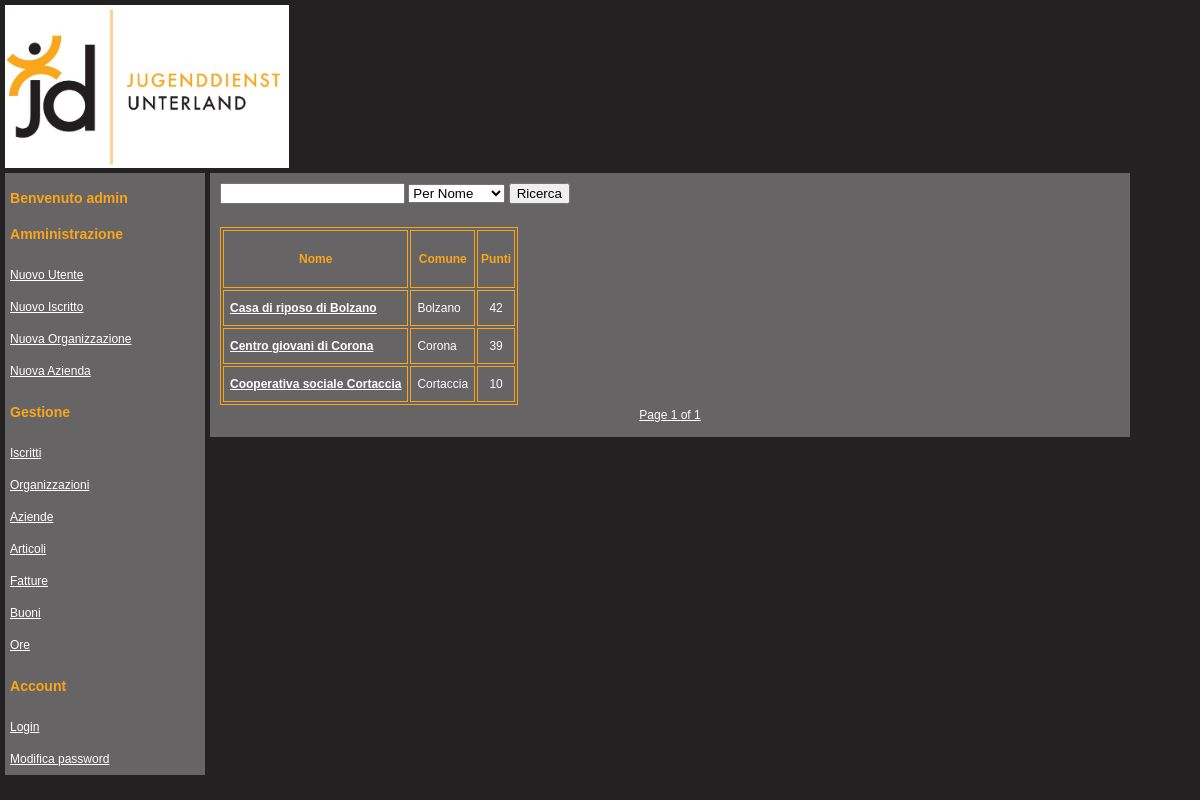
Page /list_organization.php (signed in) on the committed database.
### tables this page shows
CREATE TABLE Organization (
	org_id 	BIGINT NOT NULL AUTO_INCREMENT,
	name	VARCHAR(255) NOT NULL,
	address	VARCHAR(255) NOT NULL,
	commune VARCHAR(255) NOT NULL,
	CAP		VARCHAR(255) NOT NULL,
	phone	VARCHAR(255),
	mobile_phone VARCHAR(255),
	mail 	VARCHAR(255),
	reference VARCHAR(255),
	CONSTRAINT organization_pk PRIMARY KEY (org_id)
);

### include/privilege_check.php (called while the page is built)
<?php
function check($privilege)
{
    if(isset($_SESSION))
    {
        if (isset($_SESSION['privilege']))
        {
            if ($_SESSION['privilege']==$privilege)
            {
                return true;
            }
        }
    }
    return false;
}
?>

### locale/it.php (called while the page is built, shortened)
<?php
$lang = array();
$lang['PRIVILEGE'] = 'Privilegi';
$lang['PAGE_TITLE'] = 'Index';
$lang['OBLIGATORY'] = 'I campi segnati con * sono obbligatori';
$lang['POINTS'] = 'Punti';
$lang['TOKENS'] = 'Buoni';
$lang['REMAINING_POINTS'] = 'Punti rimanenti';
$lang['COMPANY'] = 'Azienda';
$lang['ORGANIZATION'] = 'Organizzazione';
$lang['DELETE_SUCCESS'] = 'Eliminazione effettuata con successo';
$lang['UPDATE_SUCCESS'] = 'Modifica effettuata con successo';
$lang['DELETE'] = 'Elimina';
$lang['NO_RESULTS'] = 'Nessun risultato trovato';
$lang['UPDATE'] = 'Modifica';
$lang['START_DATE'] = 'Data inizio';
$lang['END_DATE'] = 'Data fine';
$lang['PASSWORD_CHANGE'] = 'Modifica password';
$lang['BOY'] = 'Iscritto';
$lang['INDEX'] = 'Index';
$lang['COMPANY_DONOT_EXISTS'] = 'L\'azienda specificata non esiste';
$lang['ORGANIZATION_DONOT_EXISTS'] = 'L\'organizzazione specificata non esiste';
$lang['MAILING_LIST'] = 'Mailing List';
$lang['JANUARY'] = 'Gennaio';
$lang['FEBRUARY'] = 'Febbraio';
$lang['MARCH'] = 'Marzo';
$lang['APRIL'] = 'Aprile';
$lang['MAY'] = 'Maggio';
$lang['JUNE'] = 'Giugno';
$lang['JULY'] = 'Luglio';
$lang['AUGUST'] = 'Agosto';
$lang['SEPTEMBER'] = 'Settembre';
$lang['OCTOBER'] = 'Ottobre';
$lang['NOVEMBER'] = 'Novembre';
$lang['DECEMBER'] = 'Dicembre';
$lang['NO_LOGIN'] = 'Esegui il Login';
$lang['WELCOME'] = 'Benvenuto';
$lang['NEW_USER'] = 'Nuovo Utente';
$lang['NEW_BOY'] = 'Nuovo Iscritto';
$lang['NEW_ORGANIZATION'] = 'Nuova Organizzazione';
$lang['NEW_COMPANY'] = 'Nuova Azienda';
$lang['MANAGEMENT'] = 'Gestione';
$lang['ADMINISTRATION'] = 'Amministrazione';
$lang['LIST_BOY'] = 'Iscritti';
$lang['LIST_ORGANIZATION'] = 'Organizzazioni';
$lang['LIST_COMPANY'] = 'Aziende';
$lang['LIST_ITEM'] = 'Articoli';
$lang['LIST_INVOICE'] = 'Fatture';
$lang['LIST_TOKEN'] = 'Buoni';
$lang['LIST_VOLUNTEERING'] = 'Ore';
$lang['SEARCH'] = 'Ricerca';
$lang['LOGIN'] = 'Login';
$lang['ADMINISTRATOR'] = 'Amministratore';
$lang['MANAGER'] = 'Gestore';
$lang['USER_EXISTS'] = 'Esiste già un utente con questo nome';
$lang['INSERT_SUCCESS'] = 'Inserimento effettuato con successo';
$lang['CURRENT_PASSWORD'] = 'Password Corrente';
$lang['NEW_PASSWORD'] = 'Nuova Password';
$lang['REPEAT_PASSWORD'] = 'Ripeti Password';
$lang['NAME'] = 'Nome';
$lang['SURNAME'] = 'Cognome';
?>

### list_organization.php (the view, shortened to what this page needs)
<!DOCTYPE html>
<?php
include('include/header.php');
include('include/navbar.php');
include('locale/it.php');
include('include/connect.php');
include('include/pager.php');
$results_per_page = 20;
if(isset($_GET['page']))
{
    $page = $_GET['page'];
    if(isset($_GET['search_value'])&&isset($_GET['search_type']))
    {
        $_POST['search_value']= $_GET['search_value'];
        $_POST['search_type']= $_GET['search_type'];
    }
}
else
    $page = 0;
$offset = $results_per_page*$page;
if(isset($_POST['search_value'])&&strlen($_POST['search_value'])>0)
{
    $search_value = $_POST['search_value'];
    switch($_POST['search_type'])
    {
        case 'name':
            $query = "SELECT * FROM Organization WHERE name LIKE '%$search_value%'";
            break;
        case 'commune':
            $query = "SELECT * FROM Organization WHERE commune LIKE '%$search_value%'";
            break;
    }
}
else
    $query = "SELECT * FROM Organization";
$limit = " ORDER BY name LIMIT $results_per_page OFFSET $offset"
?>
<html>
    <head>
        <link rel="stylesheet" type="text/css" href="main.css" />
    </head>
    <body>
        <div id="ContentContainer">
            <div id="Header">
            </div>
            <div id="Navbar">
            </div>
            <div id="Content">
                 <?php
                include('include/privilege_check.php');
                if(check('admin')||check('manager'))
                {
                    echo '<form action="list_organization.php" name = "form" method = "post">';
                    echo ' <input type="text" name="search_value" />
                            <select name="search_type">
                                <option value="name">'.$lang['SEARCH_NAME'].'</option>'.
                                '<option value="commune">'.$lang['SEARCH_COMMUNE'].'</option>
                            </select>
                           <input type="submit" name="submit"  value ="'.$lang['SEARCH'].'" />
                          </form><br /><br />';
                    echo "<table>
                            <th><h4>".$lang['NAME']."</h4></th>
                            <th><h4>".$lang['COMMUNE']."</h4></th>
                            <th><h4>".$lang['POINTS']."</h4></th>";
                    $results = mysql_query($query.$limit, $conn);
                    for ($i = 0; (($i < $results_per_page) && ($i < mysql_num_rows($results))); $i++) {
                        $name = mysql_result($results, $i, 'name');
                        $commune = mysql_result($results, $i, 'commune');
                        $org_id = mysql_result($results, $i, 'org_id');
                        $points = mysql_query("SELECT SUM(points) as totalPoints FROM Volunteering WHERE organization_id = '$org_id' GROUP BY organization_id", $conn);
                        if(mysql_num_rows($points)>0)
                        {
                            $points = mysql_result($points, 0, 'totalPoints');
                        }
                        else
                        {
                            $points = 0;
                        }
                        echo "<tr>
                                <td><a href=\"view_organization.php?org_id=$org_id\"><strong><p>".$name."</p></strong></a></td>
                                <td><p>".$commune."</p></td>
                                <td align=center><p>".$points."</p></td>";
                    }
                    echo "</table>";
                    $results_num = mysql_num_rows(mysql_query($query));
                    if(isset($_POST['search_value'])&&strlen($_POST['search_value'])>0)
                        pagination_search($results_per_page, $page, "list_organization.php?", $results_num, $_POST['search_value'], $_POST['search_type']);
                    else
                        pagination($results_per_page, $page, "list_organization.php?", $results_num);
                }
                else
                    echo $lang['NO_PRIVILEGE'];
                ?>
            </div>
        </div>
    </body>
</html>

### main.css (style rules this page uses)
body { margin: 0px; padding: 0px; font-family: verdana, arial, helvetica, sans-serif; font-size: 12px; line-height: 22px; background: #242123; color: white; }
table, td, th, tr { border: 1px solid #faa61a;; width: auto; }
h4 { color: #faa61a; padding-left: 2px; padding-right: 2px; }
p { margin: 0px; padding: 5px; color: white; }
a:link { color: white; }
#ContentContainer { position: absolute; margin: 0px; }
#Header { position: absolute; margin: 0px; padding: 0px; height:163px; width:1125px; left: 5px; top: 5px; background-color: #242123; }
#Navbar { position: absolute; left: 5px; top: 173px; right: 0px; margin: 0px; padding: 0px; width: 200px; background-color: #666465; }
#Content { margin: 0px 313px 0px 0px; padding: 10px; position: absolute; left: 210px; top: 173px; width: 900px; background-color: #666465; }
form { display:inline; }

### rows in the picture
organization: name "Casa di riposo di Bolzano", commune "Bolzano", points "42"
organization: name "Centro giovani di Corona", commune "Corona", points "39"
organization: name "Cooperativa sociale Cortaccia", commune "Cortaccia", points "10"

### other values in the picture
$lang['WELCOME'] "Benvenuto"
$_SESSION['user'] "admin"
$lang['ADMINISTRATION'] "Amministrazione"
$lang['NEW_USER'] "Nuovo Utente"
$lang['NEW_BOY'] "Nuovo Iscritto"
$lang['NEW_ORGANIZATION'] "Nuova Organizzazione"
$lang['NEW_COMPANY'] "Nuova Azienda"
$lang['MANAGEMENT'] "Gestione"
$lang['LIST_BOY'] "Iscritti"
$lang['LIST_ORGANIZATION'] "Organizzazioni"
$lang['LIST_COMPANY'] "Aziende"
$lang['LIST_ITEM'] "Articoli"
$lang['LIST_INVOICE'] "Fatture"
$lang['LIST_TOKEN'] "Buoni"
$lang['LIST_VOLUNTEERING'] "Ore"
